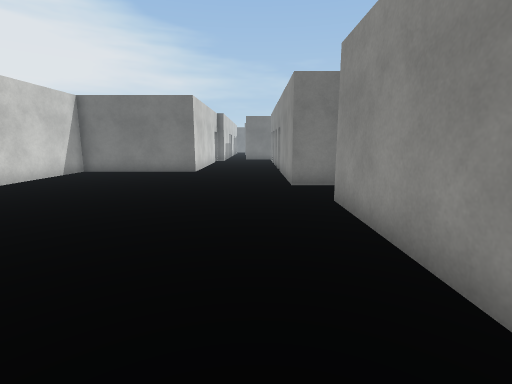
[1] (above)

24 first-person views from a walk through a 3-D level made in the Unity game engine. The camera is 1.4 m above the floor, tilts 10° down and sees 85° across. The floor is counted in squares, 1 m on a side. Each view is taken from the middle of a square. On the plan, view 1 faces up. The plan holds only what a view shows up to about 14 squares ahead; the rest is blank. The place goes on beyond the plan. Surface patterns are stand-ins for the level's own textures.

[2]
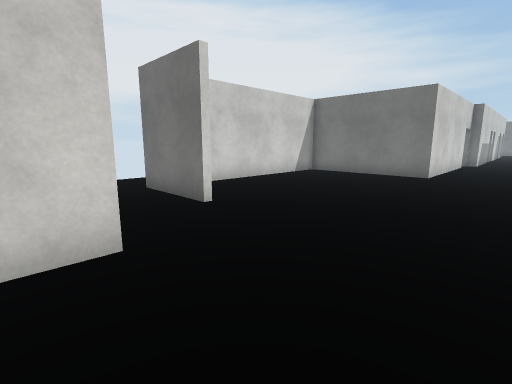

[3]
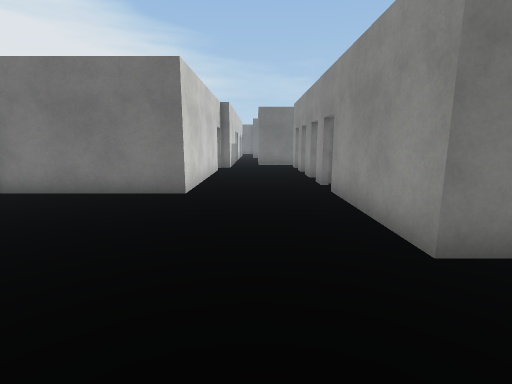

[4]
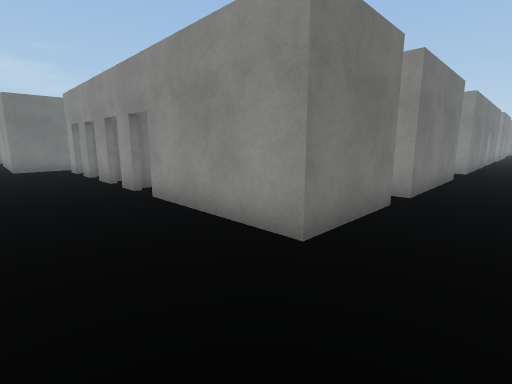

[5]
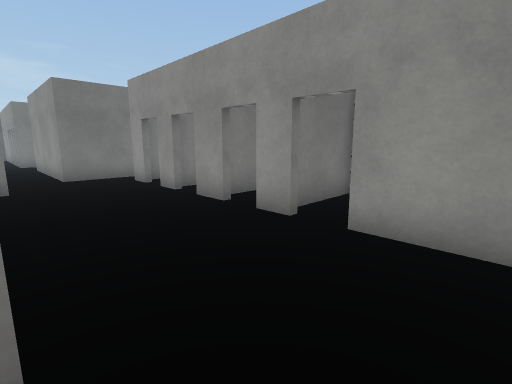

[6]
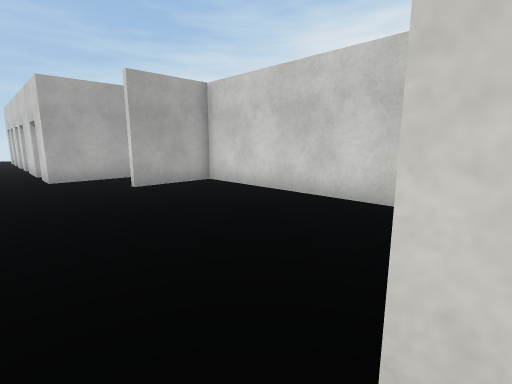

[7]
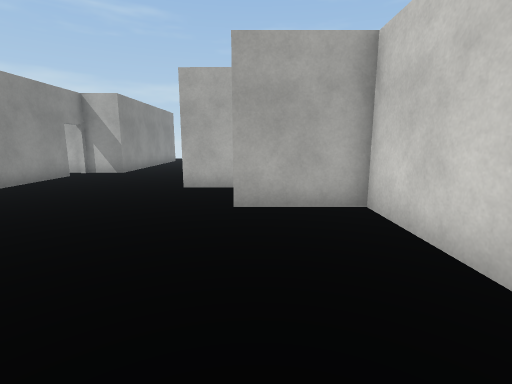

[8]
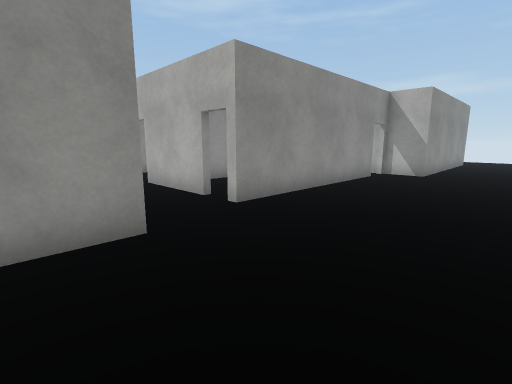

[9]
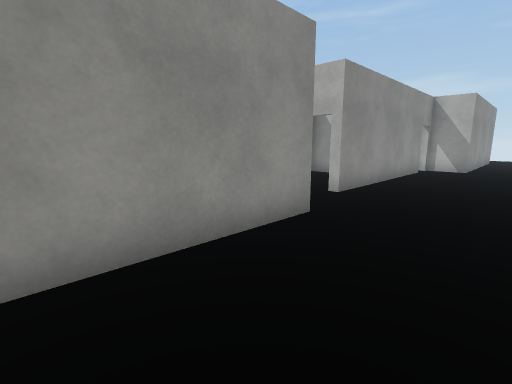

[10]
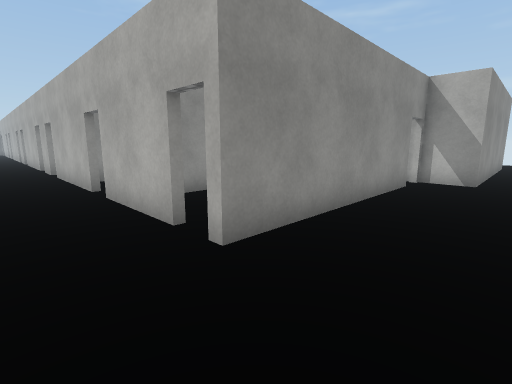

[11]
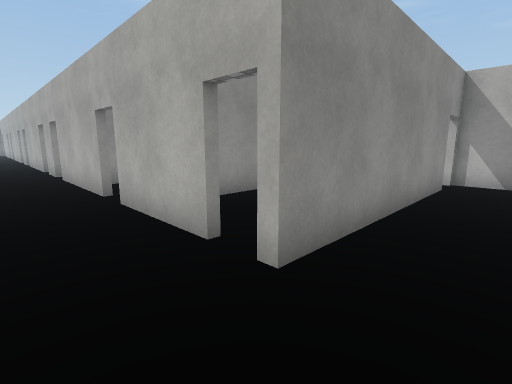

[12]
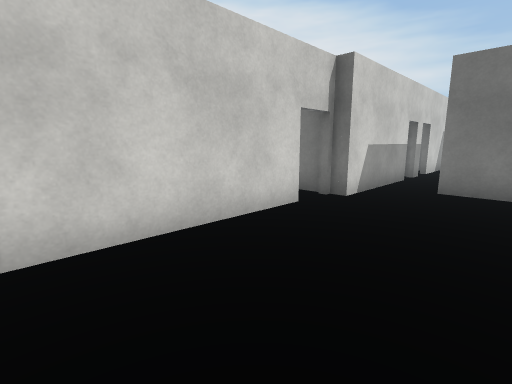

[13]
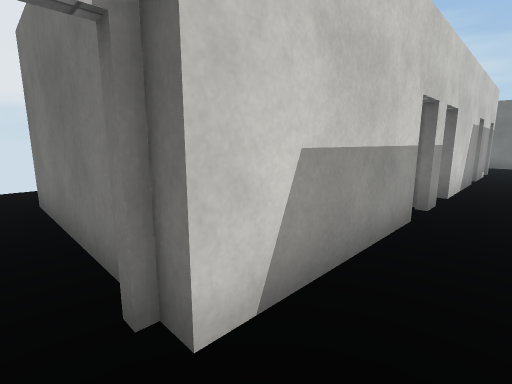

[14]
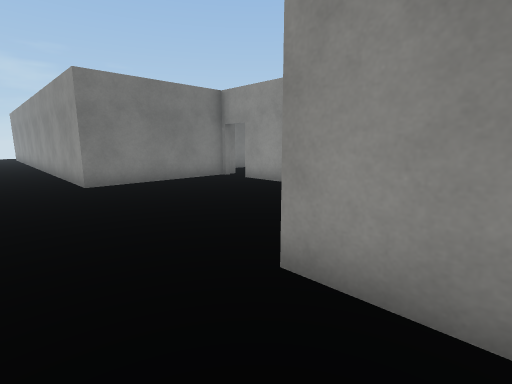

[15]
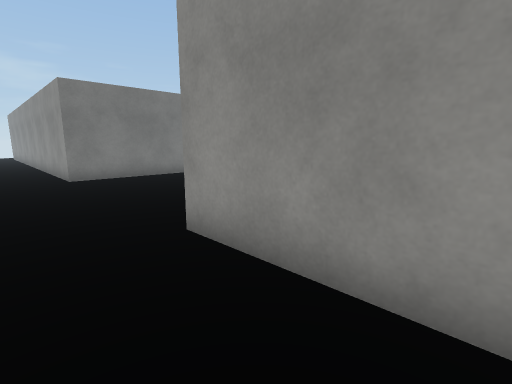

[16]
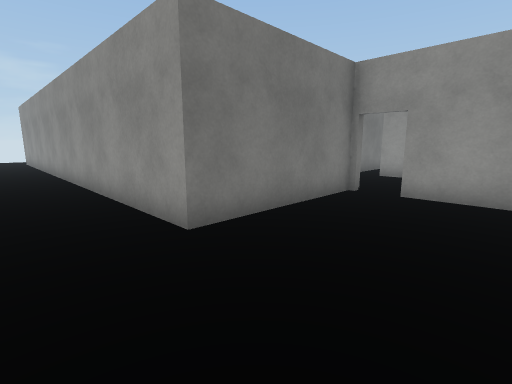

[17]
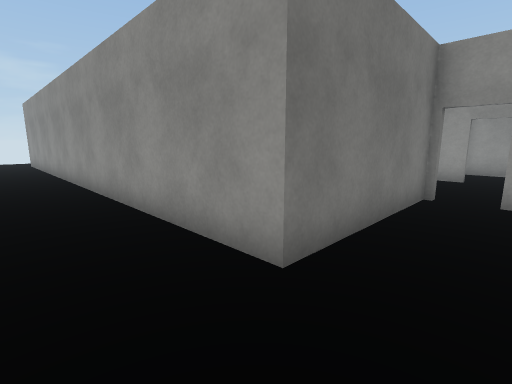

[18]
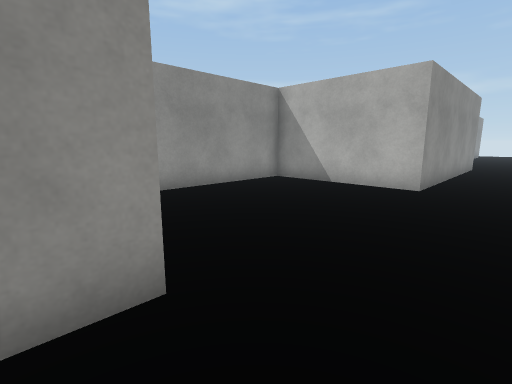

[19]
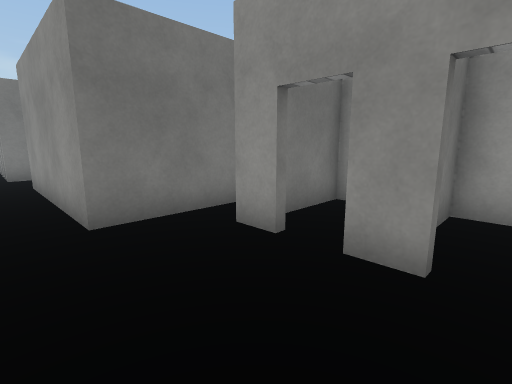

[20]
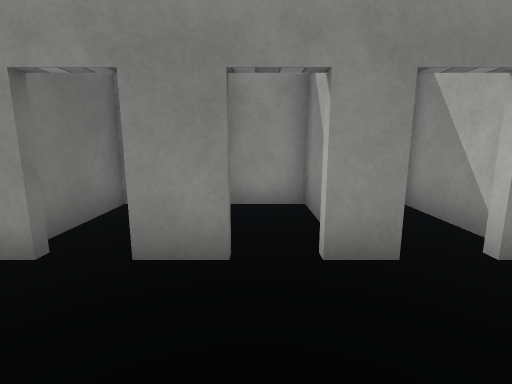

[21]
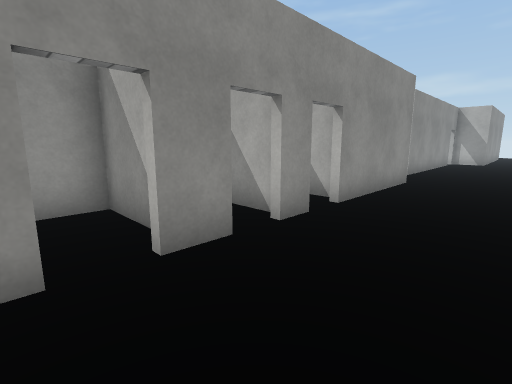

[22]
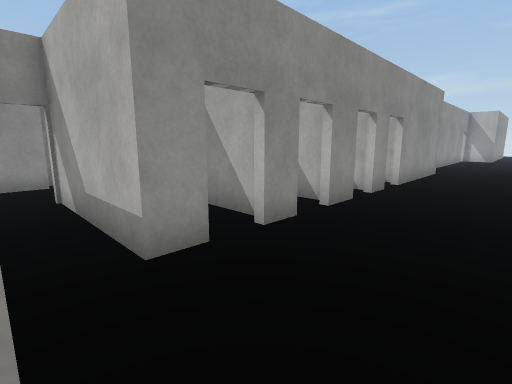

[23]
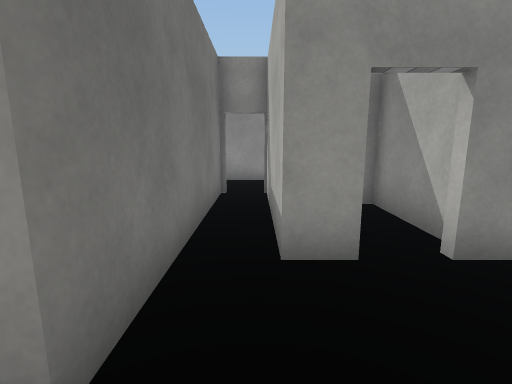

[24]
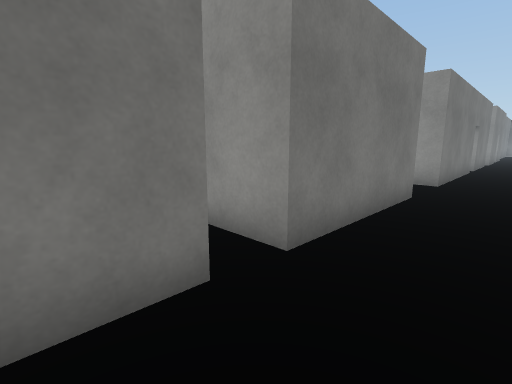

### Floor plan
Points are (right, up) in squares from view 1. A wall is a line through its corners. A room is listed if a view was taken in it or the views show most of it. See-through windows are left out.
Room 1 (views 1, 2, 3, 4, 5, 6, 7, 8, 9, 10, 11, 12, 13, 19, 20, 21, 22, 23)
walls: (2.4, 9.2) (1.2, 9.2) (1.2, 14.1); (1.2, 15.2) (1.2, 16.2); (1.5, 15.9) (4.3, 15.9) (4.3, 17.6); (1.2, 17.2) (1.2, 18.5); (-5.5, 4.8) (-7.4, 4.8); (1.6, 18.1) (4.3, 18.1) (4.3, 20) (1.5, 20); (2.9, 17.8) (1.5, 17.8); (1.2, 19.6) (1.2, 20.6); (-3, 20.5) (-3, 13.7) (-8.4, 13.7) (-8.4, 5) (-5.5, 5); (-6.6, 2.2) (-3.7, 2.2) (-3.7, 0.9); (1.8, 20.3) (4.3, 20.3) (4.3, 22.5) (1.5, 22.5); (1.2, 21.8) (1.2, 22.7) (6, 22.7); (1.9, -0.9) (1.9, 6.8); (0.2, -2.2) (2, -2.2); (5.9, 24) (-0.8, 24) (-0.8, 27.5); (-2.5, 26.5) (-2.5, 21.9)
ways out: opening at (-6.5, 3.5) to room 2; opening at (-2, -0.3) to room 2; opening at (-3, 21) to room 3; opening at (2, 7.5) to room 4; opening at (-4, 0); opening at (-3, 27); opening at (-2, 28); opening at (1, 15); opening at (5, 23); gap at (2, -1)
Room 2 (views 14, 15)
walls: (0.2, -9.8) (0.2, -2.2); (-3.7, -0.2) (-3.7, -2.6); (-7.4, 4.8) (-8.8, 4.8); (-8.7, 5.2) (-8.7, 13.9)
ways out: opening at (-6.5, 3.5) to room 1; opening at (-2, -0.3) to room 1; opening at (-10.5, 15.5) to room 3
Room 3 (views 16, 17, 18)
walls: (-3.1, 21.9) (-8.7, 21.9) (-8.7, 32.5); (-2.5, 21.9) (-3, 21.9); (-8.7, 13.9) (-3.2, 13.9) (-3.2, 20.5)
ways out: opening at (-3, 21) to room 1; opening at (-10.5, 15.5) to room 2
Room 4 (view 24)
walls: (3.2, 6.7) (4.4, 6.7); (4.6, 9.2) (2.4, 9.2)
ways out: opening at (2, 7.5) to room 1; opening at (3, 6) to room 5; opening at (4, 7.5) to room 6
Room 5 (no view inside)
walls: (4.8, 2.2) (5.9, 2.2); (5.9, 2.9) (5.9, 5)
ways out: opening at (3, 6) to room 4
Room 6 (no view inside)
walls: (4.4, 6.7) (6.8, 6.7)
ways out: opening at (4, 7.5) to room 4; opening at (5, 9.5); opening at (6, 7.5)

Positions as (right, up) in squares from view 1, and headings:
1: (0, 0), facing up
2: (0, 1), facing up-left
3: (-1, 6), facing up
4: (-2, 7), facing up-right
5: (-3, 12), facing up-right
6: (-2, 14), facing down-left
7: (-6, 11), facing down
8: (-3, 11), facing down-right
9: (-2, 14), facing down-right
10: (-1, 9), facing down-right
11: (0, 9), facing down-right
12: (1, 15), facing up-left
13: (-1, 21), facing up-left
14: (-11, 12), facing up-right
15: (-11, 10), facing up-right
16: (-11, 18), facing up-right
17: (-11, 20), facing up-right
18: (-11, 23), facing down-right
19: (-2, 19), facing up-right
20: (-2, 17), facing right
21: (-2, 20), facing down-right
22: (-2, 24), facing down-right
23: (-2, 23), facing right
24: (3, 7), facing up-right
